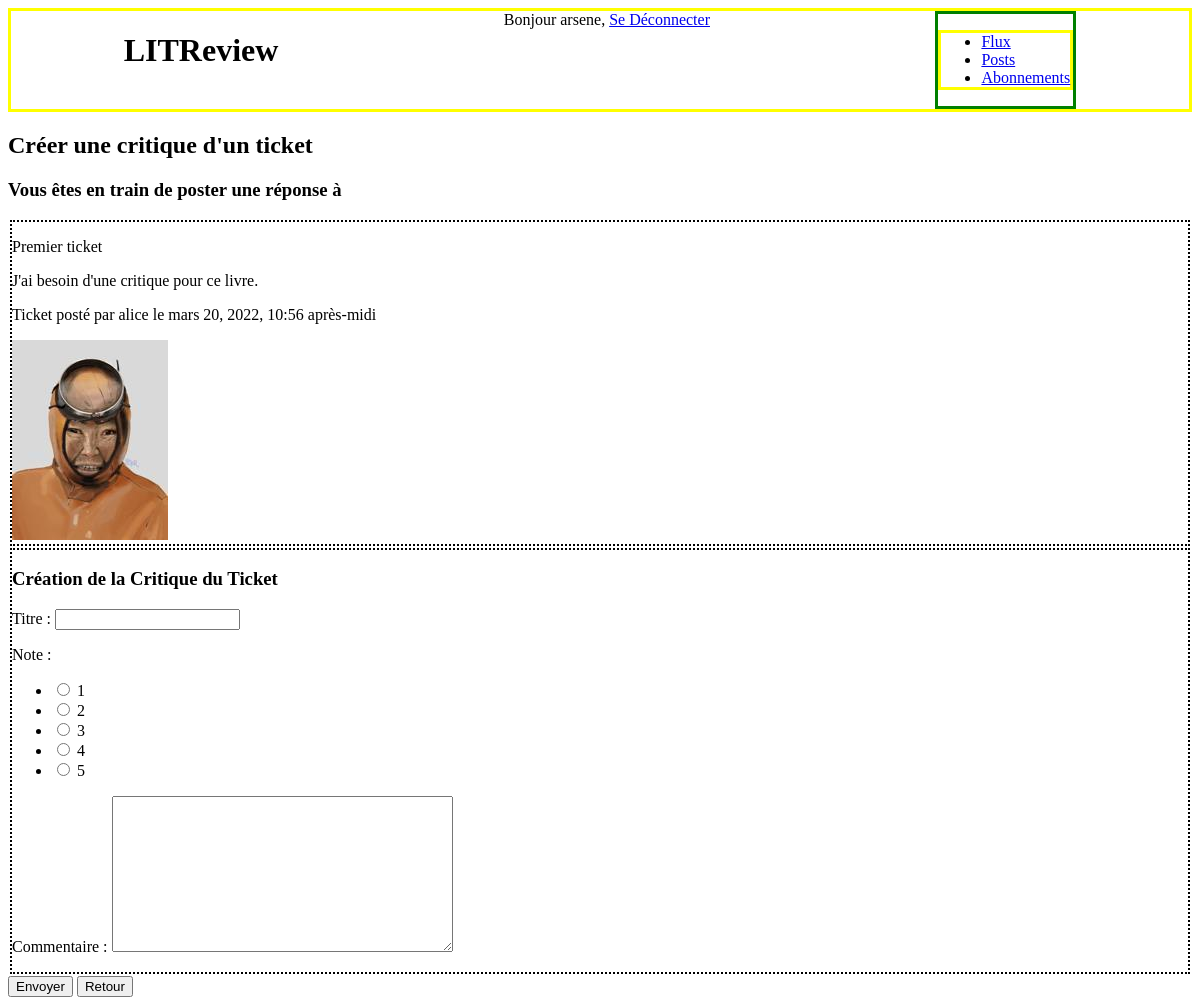
/review_creation/1 (signed in), run on an earlier commit of the app's database.
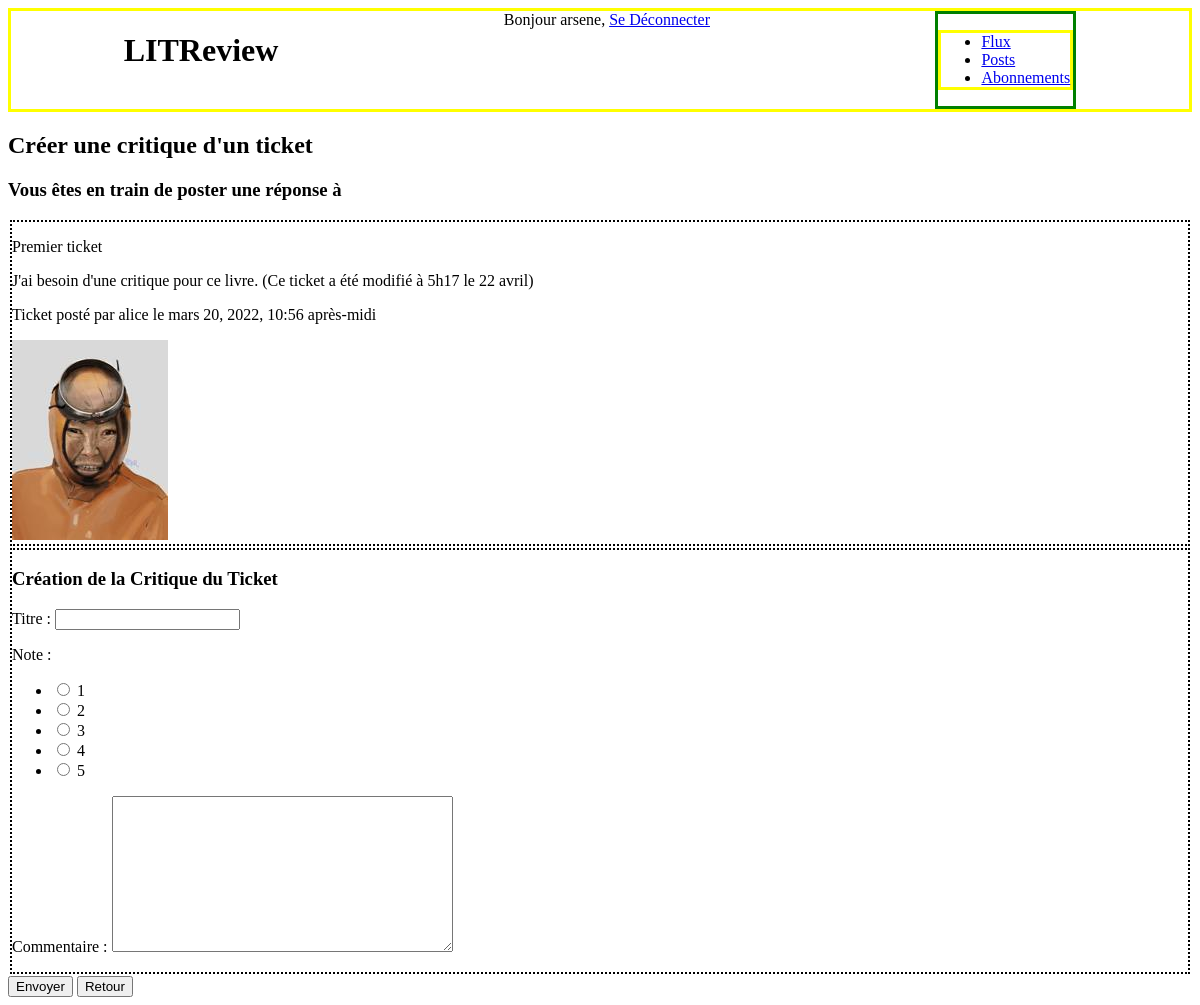
And on a later commit of the database.
### Base/models.py (models this page shows, shortened)
class Ticket(models.Model):
    IMG_MAX_SIZE = (200,200)
    title = models.CharField(max_length=128, verbose_name="Titre")
    description = models.TextField(max_length=2048, blank=True)
    user = models.ForeignKey(\
        to=settings.AUTH_USER_MODEL, on_delete=models.CASCADE)
    image = ImageField(null=True, blank=True)
    time_created = models.DateTimeField(auto_now_add=True)

### Base/views.py (the view, shortened to what this page needs)
# urls.py: path('review_creation/<int:ticket_id>', b_views.review_upload, name='review_creation'),
@login_required
def review_upload(request, ticket_id):
    form = forms.ReviewForm()
    ticket = models.Ticket.objects.get(id=ticket_id)
    print(f'THE TICKET ID {ticket.id}')
    return render(request, 'critics/review_creation.html', context={'form': form,
                                                                    'ticket': ticket})

### Base/forms.py
class ReviewForm(forms.ModelForm):
    class Meta:
        model = models.Review
        fields = ['headline', 'rating', 'body']
        widgets = {
            'rating': forms.RadioSelect(choices=RATINGS),
            'body' : forms.Textarea
            }

### LITReview/templates/critics/review_creation.html (shortened to what this page needs)
{% extends "Base.html" %}
{% block content %}
    <h2>Créer une critique d'un ticket</h2>
    <h3>Vous êtes en train de poster une réponse à </h3>
    <div class="ticket">
        <p>{{ ticket.title }}</p>
        <p>{{ ticket.description }}</p>
        <p>Ticket posté par {{ticket.user.username}} le {{ticket.time_created}}</p>
        <img src="{{ ticket.image.url }}">
    </div>
    <form method="post" enctype="multipart/form-data">
        <div class='review'>
            <h3>Création de la Critique du Ticket</h3>
            {{ form.as_p }}
        </div>
        <button type="submit">Envoyer</button>
        <a href="{% url 'HomePage' %}"><button>Retour</button></a>
    </form>
{% endblock %}

What changed in the data, as far as the page shows it:
changed Ticket "Premier ticket": description "J'ai besoin d'une critique pour ce livre." → "J'ai besoin d'une critique pour ce livre. (Ce ticket a été modifié à 5h17 le 22 avril)"
